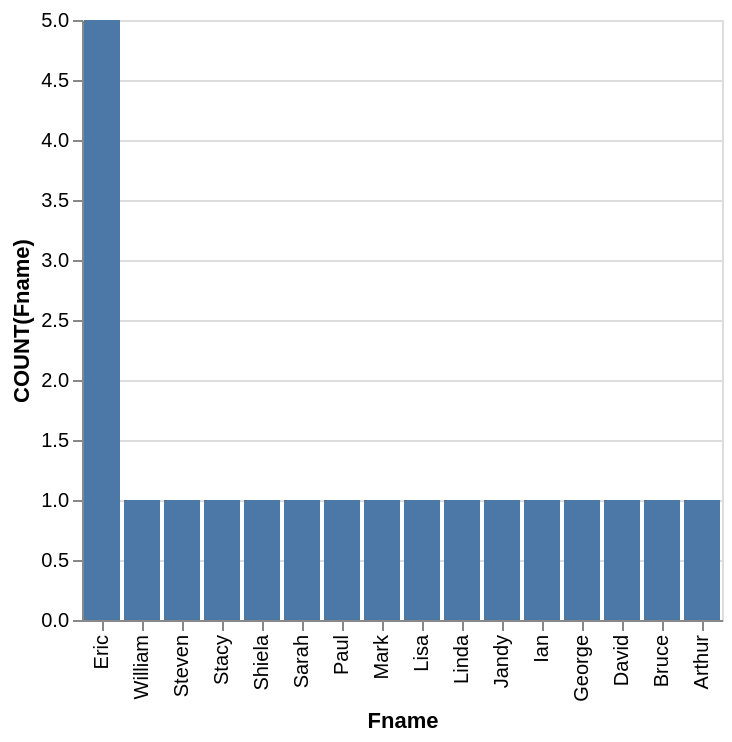

Describe this chart as a Vega-Lite specification.
### Vega-Lite specification from a JSON file in a GitHub repository (floating-point values rounded to 4 significant figures)
{"data": {"values": [{"x_data": "Eric", "y_data": 5}, {"x_data": "William", "y_data": 1}, {"x_data": "Steven", "y_data": 1}, {"x_data": "Stacy", "y_data": 1}, {"x_data": "Shiela", "y_data": 1}, {"x_data": "Sarah", "y_data": 1}, {"x_data": "Paul", "y_data": 1}, {"x_data": "Mark", "y_data": 1}, {"x_data": "Lisa", "y_data": 1}, {"x_data": "Linda", "y_data": 1}, {"x_data": "Jandy", "y_data": 1}, {"x_data": "Ian", "y_data": 1}, {"x_data": "George", "y_data": 1}, {"x_data": "David", "y_data": 1}, {"x_data": "Bruce", "y_data": 1}, {"x_data": "Arthur", "y_data": 1}]}, "mark": "bar", "encoding": {"x": {"field": "x_data", "type": "nominal", "title": "Fname", "sort": {"op": "sum", "field": "y_data", "order": "descending"}}, "y": {"field": "y_data", "type": "quantitative", "title": "COUNT(Fname)"}}}
